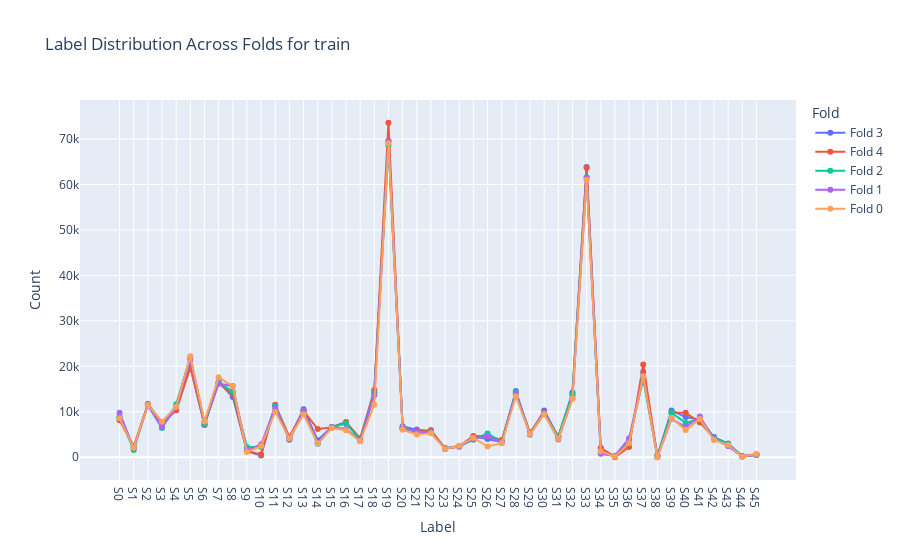
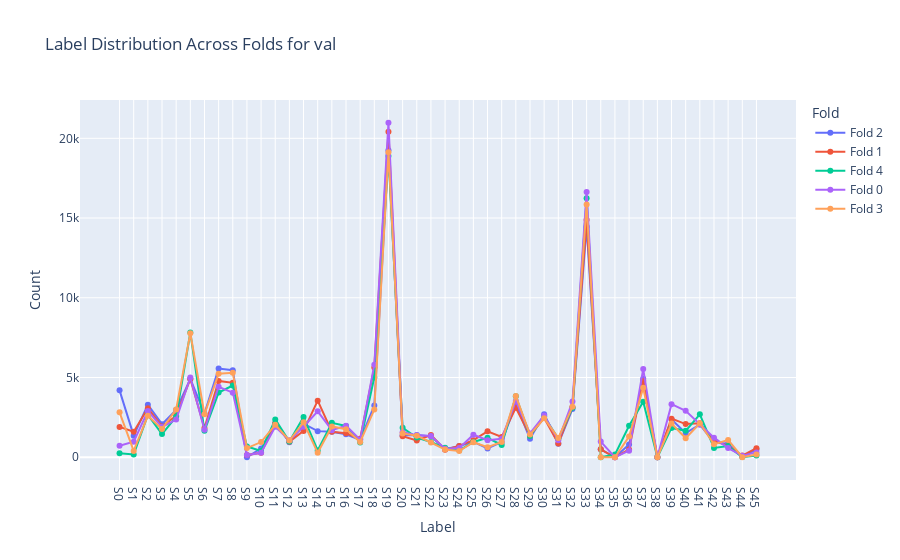
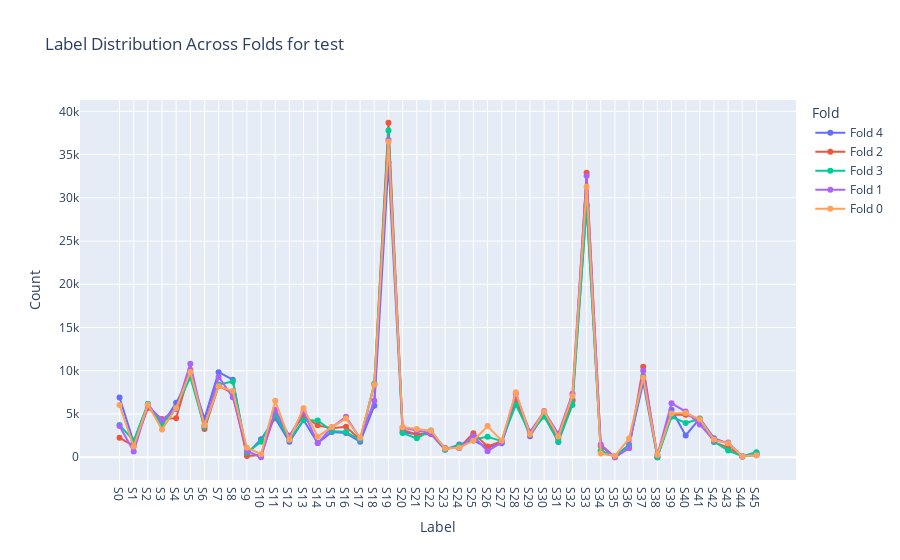

These figures' notebook cell, in order:
### Code cell
import pandas as pd
import plotly.express as px

# Prepare data for Plotly
data = []

# Aggregate frame counts for each split_type and fold
for split_type, folds in video_list.items():
    for fold_name, videos in folds.items():
        label_counts = {f"{TASK[0].upper()}{i}": 0 for i in range(CLASS_N)}
        for video_name, labels in videos.items():
            for label, count in labels.items():
                if label != 'total frames':
                    label_counts[label] += count
        for label, count in label_counts.items():
            data.append({'Split': split_type, 'Fold': fold_name, 'Label': label, 'Count': count})

df = pd.DataFrame(data)

# Create the plot using Plotly for each split_type
for split_type in df['Split'].unique():
    df_split = df[df['Split'] == split_type]
    fig = px.line(df_split, x='Label', y='Count', color='Fold', markers=True, title=f'Label Distribution Across Folds for {split_type}')
    fig.show()

# Keep the data in a CSV file for future reference
df.to_csv(f"label_distribution_{TASK}.csv", index=False)

### Figure 1 — Plotly figure (JSON) as saved in the notebook; plotly's stock layout.template omitted (floating-point values rounded to 4 significant figures)
{"data": [{"hovertemplate": "Fold=Fold 3<br>Label=%{x}<br>Count=%{y}<extra></extra>", "legendgroup": "Fold 3", "line": {"color": "#636efa", "dash": "solid"}, "marker": {"symbol": "circle"}, "mode": "lines+markers", "name": "Fold 3", "orientation": "v", "showlegend": true, "type": "scatter", "x": ["S0", "S1", "S2", "S3", "S4", "S5", "S6", "S7", "S8", "S9", "S10", "S11", "S12", "S13", "S14", "S15", "S16", "S17", "S18", "S19", "S20", "S21", "S22", "S23", "S24", "S25", "S26", "S27", "S28", "S29", "S30", "S31", "S32", "S33", "S34", "S35", "S36", "S37", "S38", "S39", "S40", "S41", "S42", "S43", "S44", "S45"], "xaxis": "x", "y": [8787, 1950, 11716, 7291, 10416, 20071, 7108, 16610, 13238, 1306, 358, 11470, 4170, 10572, 3754, 6671, 7740, 3955, 14276, 69657, 6799, 6083, 5642, 2018, 2468, 4591, 4036, 3330, 14554, 5018, 10285, 4476, 14257, 63866, 2021, 166, 3092, 18837, 251, 10312, 8844, 8294, 4444, 3005, 203, 535], "yaxis": "y"}, {"hovertemplate": "Fold=Fold 4<br>Label=%{x}<br>Count=%{y}<extra></extra>", "legendgroup": "Fold 4", "line": {"color": "#EF553B", "dash": "solid"}, "marker": {"symbol": "circle"}, "mode": "lines+markers", "name": "Fold 4", "orientation": "v", "showlegend": true, "type": "scatter", "x": ["S0", "S1", "S2", "S3", "S4", "S5", "S6", "S7", "S8", "S9", "S10", "S11", "S12", "S13", "S14", "S15", "S16", "S17", "S18", "S19", "S20", "S21", "S22", "S23", "S24", "S25", "S26", "S27", "S28", "S29", "S30", "S31", "S32", "S33", "S34", "S35", "S36", "S37", "S38", "S39", "S40", "S41", "S42", "S43", "S44", "S45"], "xaxis": "x", "y": [8162, 2415, 11635, 7704, 10321, 19771, 7177, 16358, 13837, 1345, 634, 11526, 4488, 10217, 6204, 6536, 7655, 4185, 14807, 73591, 6336, 5718, 6009, 1938, 2302, 4692, 4690, 3777, 14048, 5470, 9858, 4589, 13714, 63687, 2021, 0, 2282, 20414, 251, 9777, 9811, 7668, 4264, 2576, 268, 683], "yaxis": "y"}, {"hovertemplate": "Fold=Fold 2<br>Label=%{x}<br>Count=%{y}<extra></extra>", "legendgroup": "Fold 2", "line": {"color": "#00cc96", "dash": "solid"}, "marker": {"symbol": "circle"}, "mode": "lines+markers", "name": "Fold 2", "orientation": "v", "showlegend": true, "type": "scatter", "x": ["S0", "S1", "S2", "S3", "S4", "S5", "S6", "S7", "S8", "S9", "S10", "S11", "S12", "S13", "S14", "S15", "S16", "S17", "S18", "S19", "S20", "S21", "S22", "S23", "S24", "S25", "S26", "S27", "S28", "S29", "S30", "S31", "S32", "S33", "S34", "S35", "S36", "S37", "S38", "S39", "S40", "S41", "S42", "S43", "S44", "S45"], "xaxis": "x", "y": [8875, 1616, 11489, 6419, 11661, 22073, 7317, 16426, 14431, 2249, 2275, 11270, 3843, 10124, 2949, 6663, 7445, 3777, 14113, 68617, 6527, 5582, 5614, 1824, 2423, 3834, 5243, 3357, 14280, 5169, 9672, 4479, 13940, 61587, 920, 277, 3812, 17164, 251, 9787, 7553, 8418, 4371, 2890, 164, 482], "yaxis": "y"}, {"hovertemplate": "Fold=Fold 1<br>Label=%{x}<br>Count=%{y}<extra></extra>", "legendgroup": "Fold 1", "line": {"color": "#ab63fa", "dash": "solid"}, "marker": {"symbol": "circle"}, "mode": "lines+markers", "name": "Fold 1", "orientation": "v", "showlegend": true, "type": "scatter", "x": ["S0", "S1", "S2", "S3", "S4", "S5", "S6", "S7", "S8", "S9", "S10", "S11", "S12", "S13", "S14", "S15", "S16", "S17", "S18", "S19", "S20", "S21", "S22", "S23", "S24", "S25", "S26", "S27", "S28", "S29", "S30", "S31", "S32", "S33", "S34", "S35", "S36", "S37", "S38", "S39", "S40", "S41", "S42", "S43", "S44", "S45"], "xaxis": "x", "y": [9800, 2011, 11405, 6631, 10985, 21376, 7817, 16176, 15680, 1518, 2831, 10785, 3914, 10118, 3093, 6584, 6217, 3575, 13613, 69449, 6339, 5486, 5507, 1882, 2427, 4049, 4720, 3145, 14008, 4991, 9618, 3910, 12965, 61501, 754, 277, 4163, 17748, 0, 8444, 6640, 8949, 4065, 2458, 99, 493], "yaxis": "y"}, {"hovertemplate": "Fold=Fold 0<br>Label=%{x}<br>Count=%{y}<extra></extra>", "legendgroup": "Fold 0", "line": {"color": "#FFA15A", "dash": "solid"}, "marker": {"symbol": "circle"}, "mode": "lines+markers", "name": "Fold 0", "orientation": "v", "showlegend": true, "type": "scatter", "x": ["S0", "S1", "S2", "S3", "S4", "S5", "S6", "S7", "S8", "S9", "S10", "S11", "S12", "S13", "S14", "S15", "S16", "S17", "S18", "S19", "S20", "S21", "S22", "S23", "S24", "S25", "S26", "S27", "S28", "S29", "S30", "S31", "S32", "S33", "S34", "S35", "S36", "S37", "S38", "S39", "S40", "S41", "S42", "S43", "S44", "S45"], "xaxis": "x", "y": [8565, 2069, 11480, 7799, 11109, 22209, 7872, 17621, 15594, 1153, 2473, 9982, 4171, 9448, 3015, 6438, 5964, 3547, 11569, 69105, 6036, 4992, 5259, 1850, 2536, 4269, 2369, 3079, 13421, 5101, 9531, 4047, 12874, 61047, 1325, 111, 3107, 17840, 0, 8716, 5969, 8415, 3789, 2681, 112, 742], "yaxis": "y"}], "layout": {"legend": {"title": {"text": "Fold"}, "tracegroupgap": 0}, "title": {"text": "Label Distribution Across Folds for train"}, "xaxis": {"anchor": "y", "domain": [0, 1], "title": {"text": "Label"}}, "yaxis": {"anchor": "x", "domain": [0, 1], "title": {"text": "Count"}}}}

### Figure 2 — Plotly figure (JSON) as saved in the notebook; plotly's stock layout.template omitted (floating-point values rounded to 4 significant figures)
{"data": [{"hovertemplate": "Fold=Fold 2<br>Label=%{x}<br>Count=%{y}<extra></extra>", "legendgroup": "Fold 2", "line": {"color": "#636efa", "dash": "solid"}, "marker": {"symbol": "circle"}, "mode": "lines+markers", "name": "Fold 2", "orientation": "v", "showlegend": true, "type": "scatter", "x": ["S0", "S1", "S2", "S3", "S4", "S5", "S6", "S7", "S8", "S9", "S10", "S11", "S12", "S13", "S14", "S15", "S16", "S17", "S18", "S19", "S20", "S21", "S22", "S23", "S24", "S25", "S26", "S27", "S28", "S29", "S30", "S31", "S32", "S33", "S34", "S35", "S36", "S37", "S38", "S39", "S40", "S41", "S42", "S43", "S44", "S45"], "xaxis": "x", "y": [4196, 1354, 3290, 2074, 2972, 4911, 2733, 5562, 5462, 0, 556, 2127, 944, 2102, 1638, 1595, 1445, 1090, 3243, 19254, 1384, 1394, 1321, 501, 705, 962, 554, 949, 3353, 1160, 2699, 840, 3022, 14451, 498, 0, 803, 4922, 0, 2368, 1519, 2047, 930, 850, 55, 485], "yaxis": "y"}, {"hovertemplate": "Fold=Fold 1<br>Label=%{x}<br>Count=%{y}<extra></extra>", "legendgroup": "Fold 1", "line": {"color": "#EF553B", "dash": "solid"}, "marker": {"symbol": "circle"}, "mode": "lines+markers", "name": "Fold 1", "orientation": "v", "showlegend": true, "type": "scatter", "x": ["S0", "S1", "S2", "S3", "S4", "S5", "S6", "S7", "S8", "S9", "S10", "S11", "S12", "S13", "S14", "S15", "S16", "S17", "S18", "S19", "S20", "S21", "S22", "S23", "S24", "S25", "S26", "S27", "S28", "S29", "S30", "S31", "S32", "S33", "S34", "S35", "S36", "S37", "S38", "S39", "S40", "S41", "S42", "S43", "S44", "S45"], "xaxis": "x", "y": [1904, 1599, 3079, 1932, 2603, 4910, 1837, 4783, 4666, 138, 276, 2134, 966, 1653, 3546, 1601, 1500, 1156, 5634, 20417, 1312, 1052, 1394, 476, 711, 1072, 1623, 1277, 3097, 1350, 2462, 868, 3143, 14892, 498, 0, 491, 4801, 0, 2422, 2079, 2130, 1044, 710, 106, 567], "yaxis": "y"}, {"hovertemplate": "Fold=Fold 4<br>Label=%{x}<br>Count=%{y}<extra></extra>", "legendgroup": "Fold 4", "line": {"color": "#00cc96", "dash": "solid"}, "marker": {"symbol": "circle"}, "mode": "lines+markers", "name": "Fold 4", "orientation": "v", "showlegend": true, "type": "scatter", "x": ["S0", "S1", "S2", "S3", "S4", "S5", "S6", "S7", "S8", "S9", "S10", "S11", "S12", "S13", "S14", "S15", "S16", "S17", "S18", "S19", "S20", "S21", "S22", "S23", "S24", "S25", "S26", "S27", "S28", "S29", "S30", "S31", "S32", "S33", "S34", "S35", "S36", "S37", "S38", "S39", "S40", "S41", "S42", "S43", "S44", "S45"], "xaxis": "x", "y": [248, 170, 2660, 1453, 2542, 7825, 1657, 4055, 4494, 672, 397, 2374, 992, 2526, 431, 2158, 1964, 930, 5005, 18886, 1851, 1237, 953, 589, 434, 960, 1220, 771, 3818, 1332, 2569, 1155, 3109, 16240, 0, 166, 1970, 3474, 0, 1839, 1659, 2691, 583, 698, 9, 103], "yaxis": "y"}, {"hovertemplate": "Fold=Fold 0<br>Label=%{x}<br>Count=%{y}<extra></extra>", "legendgroup": "Fold 0", "line": {"color": "#ab63fa", "dash": "solid"}, "marker": {"symbol": "circle"}, "mode": "lines+markers", "name": "Fold 0", "orientation": "v", "showlegend": true, "type": "scatter", "x": ["S0", "S1", "S2", "S3", "S4", "S5", "S6", "S7", "S8", "S9", "S10", "S11", "S12", "S13", "S14", "S15", "S16", "S17", "S18", "S19", "S20", "S21", "S22", "S23", "S24", "S25", "S26", "S27", "S28", "S29", "S30", "S31", "S32", "S33", "S34", "S35", "S36", "S37", "S38", "S39", "S40", "S41", "S42", "S43", "S44", "S45"], "xaxis": "x", "y": [725, 974, 2902, 1890, 2365, 5004, 1721, 4418, 4052, 138, 276, 1905, 1067, 1914, 2881, 1696, 1978, 1099, 5800, 20975, 1570, 1377, 1330, 537, 576, 1412, 1069, 1163, 3532, 1490, 2613, 1059, 3489, 16631, 983, 0, 412, 5531, 0, 3331, 2914, 2051, 1227, 575, 93, 305], "yaxis": "y"}, {"hovertemplate": "Fold=Fold 3<br>Label=%{x}<br>Count=%{y}<extra></extra>", "legendgroup": "Fold 3", "line": {"color": "#FFA15A", "dash": "solid"}, "marker": {"symbol": "circle"}, "mode": "lines+markers", "name": "Fold 3", "orientation": "v", "showlegend": true, "type": "scatter", "x": ["S0", "S1", "S2", "S3", "S4", "S5", "S6", "S7", "S8", "S9", "S10", "S11", "S12", "S13", "S14", "S15", "S16", "S17", "S18", "S19", "S20", "S21", "S22", "S23", "S24", "S25", "S26", "S27", "S28", "S29", "S30", "S31", "S32", "S33", "S34", "S35", "S36", "S37", "S38", "S39", "S40", "S41", "S42", "S43", "S44", "S45"], "xaxis": "x", "y": [2817, 397, 2597, 1770, 3002, 7775, 2699, 5242, 5291, 573, 953, 2038, 1050, 2189, 278, 1931, 1756, 957, 2990, 19121, 1491, 1351, 924, 479, 389, 944, 628, 961, 3847, 1424, 2438, 1213, 3162, 15849, 0, 0, 1294, 4357, 0, 2109, 1194, 2133, 809, 1088, 3, 170], "yaxis": "y"}], "layout": {"legend": {"title": {"text": "Fold"}, "tracegroupgap": 0}, "title": {"text": "Label Distribution Across Folds for val"}, "xaxis": {"anchor": "y", "domain": [0, 1], "title": {"text": "Label"}}, "yaxis": {"anchor": "x", "domain": [0, 1], "title": {"text": "Count"}}}}

### Figure 3 — Plotly figure (JSON) as saved in the notebook; plotly's stock layout.template omitted (floating-point values rounded to 4 significant figures)
{"data": [{"hovertemplate": "Fold=Fold 4<br>Label=%{x}<br>Count=%{y}<extra></extra>", "legendgroup": "Fold 4", "line": {"color": "#636efa", "dash": "solid"}, "marker": {"symbol": "circle"}, "mode": "lines+markers", "name": "Fold 4", "orientation": "v", "showlegend": true, "type": "scatter", "x": ["S0", "S1", "S2", "S3", "S4", "S5", "S6", "S7", "S8", "S9", "S10", "S11", "S12", "S13", "S14", "S15", "S16", "S17", "S18", "S19", "S20", "S21", "S22", "S23", "S24", "S25", "S26", "S27", "S28", "S29", "S30", "S31", "S32", "S33", "S34", "S35", "S36", "S37", "S38", "S39", "S40", "S41", "S42", "S43", "S44", "S45"], "xaxis": "x", "y": [6912, 1697, 6170, 3751, 6292, 9489, 4471, 9838, 8965, 370, 2076, 4512, 1789, 4298, 1638, 2931, 2792, 1784, 5955, 34074, 2895, 2670, 2698, 872, 1484, 1932, 1133, 1607, 6596, 2429, 5001, 1755, 6637, 29021, 709, 111, 1443, 8671, 0, 5486, 2528, 4495, 2210, 1589, 55, 506], "yaxis": "y"}, {"hovertemplate": "Fold=Fold 2<br>Label=%{x}<br>Count=%{y}<extra></extra>", "legendgroup": "Fold 2", "line": {"color": "#EF553B", "dash": "solid"}, "marker": {"symbol": "circle"}, "mode": "lines+markers", "name": "Fold 2", "orientation": "v", "showlegend": true, "type": "scatter", "x": ["S0", "S1", "S2", "S3", "S4", "S5", "S6", "S7", "S8", "S9", "S10", "S11", "S12", "S13", "S14", "S15", "S16", "S17", "S18", "S19", "S20", "S21", "S22", "S23", "S24", "S25", "S26", "S27", "S28", "S29", "S30", "S31", "S32", "S33", "S34", "S35", "S36", "S37", "S38", "S39", "S40", "S41", "S42", "S43", "S44", "S45"], "xaxis": "x", "y": [2251, 1312, 5686, 4415, 4522, 10101, 3255, 8263, 7403, 138, 276, 5015, 2482, 4815, 3686, 3367, 3521, 2032, 8411, 38680, 3171, 2649, 2725, 1074, 1092, 2788, 1246, 1849, 6829, 2902, 5057, 2180, 6498, 32910, 1312, 0, 1080, 10473, 0, 4947, 4926, 4389, 1756, 1123, 113, 325], "yaxis": "y"}, {"hovertemplate": "Fold=Fold 3<br>Label=%{x}<br>Count=%{y}<extra></extra>", "legendgroup": "Fold 3", "line": {"color": "#00cc96", "dash": "solid"}, "marker": {"symbol": "circle"}, "mode": "lines+markers", "name": "Fold 3", "orientation": "v", "showlegend": true, "type": "scatter", "x": ["S0", "S1", "S2", "S3", "S4", "S5", "S6", "S7", "S8", "S9", "S10", "S11", "S12", "S13", "S14", "S15", "S16", "S17", "S18", "S19", "S20", "S21", "S22", "S23", "S24", "S25", "S26", "S27", "S28", "S29", "S30", "S31", "S32", "S33", "S34", "S35", "S36", "S37", "S38", "S39", "S40", "S41", "S42", "S43", "S44", "S45"], "xaxis": "x", "y": [3718, 1935, 6152, 3847, 5737, 9239, 3498, 8399, 8767, 508, 1796, 4904, 2049, 4280, 4241, 3023, 2915, 1987, 8501, 37773, 2792, 2191, 3094, 902, 1363, 2049, 2379, 1864, 6061, 2789, 4705, 1810, 6041, 29233, 709, 111, 1309, 9365, 0, 4681, 3960, 4427, 1804, 770, 126, 587], "yaxis": "y"}, {"hovertemplate": "Fold=Fold 1<br>Label=%{x}<br>Count=%{y}<extra></extra>", "legendgroup": "Fold 1", "line": {"color": "#ab63fa", "dash": "solid"}, "marker": {"symbol": "circle"}, "mode": "lines+markers", "name": "Fold 1", "orientation": "v", "showlegend": true, "type": "scatter", "x": ["S0", "S1", "S2", "S3", "S4", "S5", "S6", "S7", "S8", "S9", "S10", "S11", "S12", "S13", "S14", "S15", "S16", "S17", "S18", "S19", "S20", "S21", "S22", "S23", "S24", "S25", "S26", "S27", "S28", "S29", "S30", "S31", "S32", "S33", "S34", "S35", "S36", "S37", "S38", "S39", "S40", "S41", "S42", "S43", "S44", "S45"], "xaxis": "x", "y": [3618, 672, 5981, 4345, 5567, 10799, 3651, 9292, 6950, 731, 0, 5493, 2389, 5270, 1634, 3440, 4694, 2168, 6520, 36685, 3431, 3087, 2759, 1041, 1082, 2463, 700, 1733, 7357, 2890, 5348, 2721, 7352, 32555, 1478, 0, 1041, 10010, 251, 6236, 5279, 3775, 1948, 1695, 127, 232], "yaxis": "y"}, {"hovertemplate": "Fold=Fold 0<br>Label=%{x}<br>Count=%{y}<extra></extra>", "legendgroup": "Fold 0", "line": {"color": "#FFA15A", "dash": "solid"}, "marker": {"symbol": "circle"}, "mode": "lines+markers", "name": "Fold 0", "orientation": "v", "showlegend": true, "type": "scatter", "x": ["S0", "S1", "S2", "S3", "S4", "S5", "S6", "S7", "S8", "S9", "S10", "S11", "S12", "S13", "S14", "S15", "S16", "S17", "S18", "S19", "S20", "S21", "S22", "S23", "S24", "S25", "S26", "S27", "S28", "S29", "S30", "S31", "S32", "S33", "S34", "S35", "S36", "S37", "S38", "S39", "S40", "S41", "S42", "S43", "S44", "S45"], "xaxis": "x", "y": [6032, 1239, 6083, 3219, 5681, 9872, 3712, 8212, 7650, 1096, 358, 6525, 2031, 5679, 2377, 3491, 4469, 2253, 8398, 36471, 3476, 3256, 3071, 1012, 1108, 1903, 3605, 1913, 7509, 2640, 5284, 2393, 7097, 31270, 422, 166, 2176, 9188, 251, 5055, 5115, 4388, 2041, 1607, 127, 245], "yaxis": "y"}], "layout": {"legend": {"title": {"text": "Fold"}, "tracegroupgap": 0}, "title": {"text": "Label Distribution Across Folds for test"}, "xaxis": {"anchor": "y", "domain": [0, 1], "title": {"text": "Label"}}, "yaxis": {"anchor": "x", "domain": [0, 1], "title": {"text": "Count"}}}}
